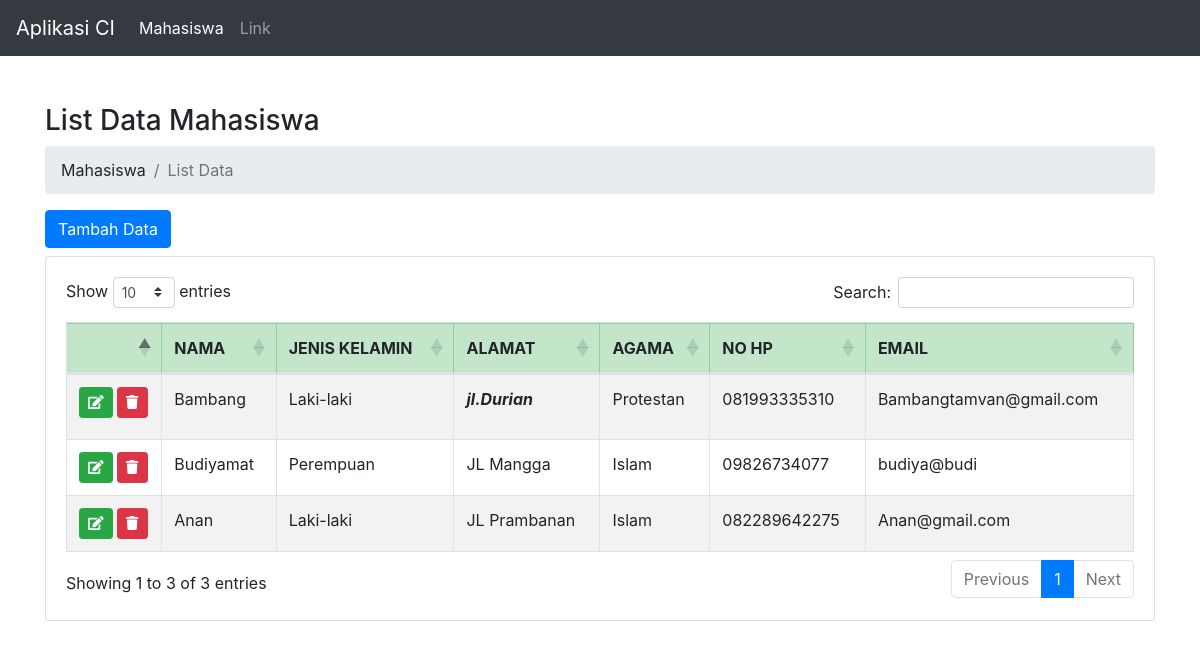
The page / on the database its author committed.
### tables this page shows
CREATE TABLE `mahasiswa` (
  `IdMhsw` int(11) NOT NULL,
  `Nama` varchar(150) DEFAULT NULL,
  `JenisKelamin` varchar(20) DEFAULT NULL,
  `Alamat` text DEFAULT NULL,
  `Agama` varchar(30) DEFAULT NULL,
  `NoHp` varchar(15) DEFAULT NULL,
  `Email` varchar(150) DEFAULT NULL
);

### application/controllers/Mahasiswa.php (called while the page is built, shortened)
<?php
class Mahasiswa extends CI_Controller
{
    public function __construct()
    {
        $this->load->model("Mahasiswa_model");
    }
    public function index()
    {
        $data["title"] = "List Data Mahasiswa";
        $data["data_mahasiswa"] = $this->Mahasiswa_model->getAll();
        $this->load->view('templates/header', $data);
        $this->load->view('templates/menu');
        $this->load->view('mahasiswa/index', $data);
        $this->load->view('templates/footer');
    }
}

### index.php (called while the page is built, shortened)
<?php
require_once BASEPATH.'core/CodeIgniter.php';

### application/models/Mahasiswa_model.php (called while the page is built, shortened)
<?php
class Mahasiswa_model extends CI_Model
{
    private $table = 'mahasiswa';
    public function getAll()
    {
        $this->db->from($this->table);
        $this->db->order_by("IdMhsw", "desc");
        $query = $this->db->get();
        return $query->result();
    }
}

### application/views/mahasiswa/index.php (the view, shortened to what this page needs)
<div class="container pt-5">
    <h3><?= $title ?></h3>
    <nav aria-label="breadcrumb">
        <ol class="breadcrumb ">
            <li class="breadcrumb-item"><a>Mahasiswa</a></li>
            <li class="breadcrumb-item active" aria-current="page">List Data</li>
        </ol>
    </nav>
    <div class="row">
        <div class="col-md-12">
            <a class="btn btn-primary mb-2" href="<?= base_url('mahasiswa/add'); ?>">Tambah Data</a>
            <div class="card">
                <div class="card-body">
                    <div class="table-responsive">
                        <table class="table table-striped table-bordered table-hover" id="tableMahasiswa">
                            <thead>
                                <tr class="table-success">
                                    <th></th>
                                    <th>NAMA</th>
                                    <th>JENIS KELAMIN</th>
                                    <th>ALAMAT</th>
                                    <th>AGAMA</th>
                                    <th>NO HP</th>
                                    <th>EMAIL</th>
                                </tr>
                            </thead>
                            <tbody>
                                <?php foreach ($data_mahasiswa as $row) : ?>
                                    <tr>
                                        <td>
                                            <a href="<?= site_url('mahasiswa/edit/' . $row->IdMhsw) ?>" class="btn btn-success btn-sm"><i class="fa fa-edit"></i> </a>
                                            <a href="javascript:void(0);" data="<?= $row->IdMhsw ?>" class="btn btn-danger btn-sm item-delete"><i class="fa fa-trash"></i> </a>
                                        </td>
                                        <td><?= $row->Nama ?></td>
                                        <td><?= $row->JenisKelamin ?></td>
                                        <td><?= $row->Alamat ?></td>
                                        <td><?= $row->Agama ?></td>
                                        <td><?= $row->NoHp ?></td>
                                        <td><?= $row->Email ?></td>
                                    </tr>
                                <?php endforeach; ?>
                            </tbody>
                        </table>
                    </div>
                </div>
            </div>
        </div>
    </div>
</div>

### application/views/templates/header.php (shortened to what this page needs)
<!DOCTYPE html>
<html lang="en">
<head>
    <link rel="stylesheet" href="https://maxcdn.bootstrapcdn.com/bootstrap/4.5.2/css/bootstrap.min.css">
    <link rel="stylesheet" href="https://cdnjs.cloudflare.com/ajax/libs/font-awesome/5.15.3/css/all.min.css" />
    <link rel="stylesheet" href="https://cdn.datatables.net/1.10.24/css/dataTables.bootstrap4.min.css">
</head>
<body>

### application/views/templates/menu.php (shortened to what this page needs)
<nav class="navbar navbar-expand-md bg-dark navbar-dark">
    <a class="navbar-brand" href="#">Aplikasi CI</a>
    <div class="collapse navbar-collapse" id="collapsibleNavbar">
        <ul class="navbar-nav">
            <li class="nav-item active">
                <a class="nav-link" href="<?= base_url('C_siswa'); ?>">Mahasiswa</a>
            </li>
            <li class="nav-item">
                <a class="nav-link" href="#">Link</a>
            </li>
        </ul>
    </div>
</nav>

### application/views/templates/footer.php
</body>
</html>

### rows shown on the page
mahasiswa: Nama "Bambang", JenisKelamin "Laki-laki", Alamat "jl.Durian", Agama "Protestan", NoHp "081993335310", Email "Bambangtamvan@gmail.com"
mahasiswa: Nama "Budiyamat", JenisKelamin "Perempuan", Alamat "JL Mangga", Agama "Islam", NoHp "09826734077", Email "budiya@budi"
mahasiswa: Nama "Anan", JenisKelamin "Laki-laki", Alamat "JL Prambanan", Agama "Islam", NoHp "082289642275", Email "Anan@gmail.com"

### other values the page prints
$title "List Data Mahasiswa"
